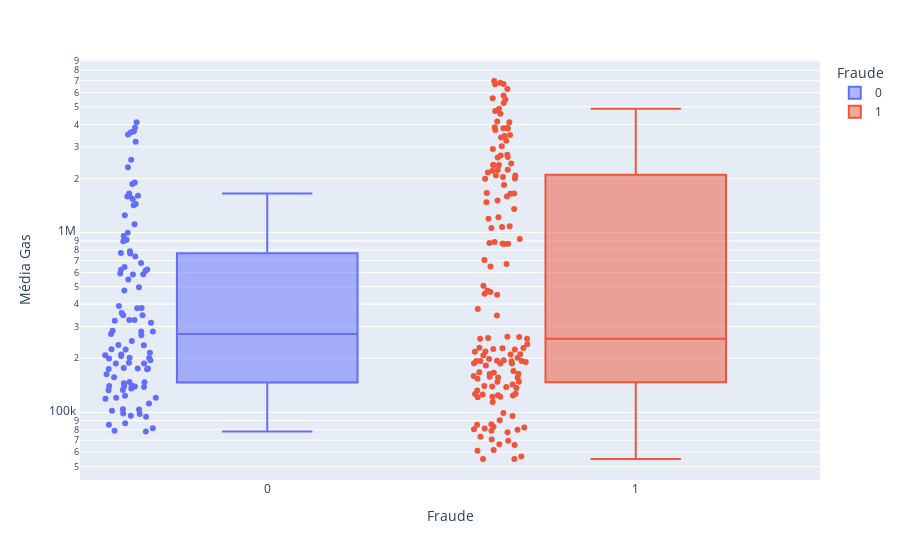

This figure's notebook cell:
### Markdown cell above
### 2.3. Boxplot - Média Gas

### Code cell
fig = px.box(df_eda, x="Fraude", y="Média Gas", points="all", log_y=True, color='Fraude')
fig.show()

### Figure 1 — Plotly figure (JSON) as saved in the notebook; plotly's stock layout.template omitted (floating-point values rounded to 4 significant figures; data arrays with more than 128 entries replaced by an {"elided": "..."} marker saying what was removed)
{"data": [{"alignmentgroup": "True", "boxpoints": "all", "hovertemplate": "Fraude=%{x}<br>Média Gas=%{y}<extra></extra>", "legendgroup": "0", "marker": {"color": "#636efa"}, "name": "0", "notched": false, "offsetgroup": "0", "orientation": "v", "showlegend": true, "type": "box", "x": [0, 0, 0, 0, 0, 0, 0, 0, 0, 0, 0, 0, 0, 0, 0, 0, 0, 0, 0, 0, 0, 0, 0, 0, 0, 0, 0, 0, 0, 0, 0, 0, 0, 0, 0, 0, 0, 0, 0, 0, 0, 0, 0, 0, 0, 0, 0, 0, 0, 0, 0, 0, 0, 0, 0, 0, 0, 0, 0, 0, 0, 0, 0, 0, 0, 0, 0, 0, 0, 0, 0, 0, 0, 0, 0, 0, 0, 0, 0, 0, 0, 0, 0, 0, 0, 0, 0, 0, 0, 0, 0, 0, 0, 0, 0, 0, 0, 0, 0, 0, 0, 0, 0, 0, 0], "x0": " ", "xaxis": "x", "y": [147600.0, 1595000.0, 769800.0, 140300.0, 958100.0, 1861000.0, 379100.0, 123800.0, 765400.0, 199300.0, 281400.0, 346800.0, 326300.0, 326700.0, 737300.0, 1603000.0, 3197000.0, 139400.0, 788000.0, 133300.0, 176500.0, 173800.0, 591800.0, 1899000.0, 622200.0, 87110.0, 249700.0, 175300.0, 187200.0, 95730.0, 186800.0, 1650000.0, 380900.0, 156600.0, 913000.0, 623800.0, 237200.0, 118900.0, 356700.0, 913400.0, 120400.0, 268800.0, 1419000.0, 78310.0, 1247000.0, 145400.0, 642800.0, 188700.0, 98010.0, 111900.0, 3512000.0, 236200.0, 390600.0, 4108000.0, 224500.0, 103800.0, 140700.0, 272500.0, 2546000.0, 206100.0, 315400.0, 1113000.0, 1540000.0, 477000.0, 175100.0, 2308000.0, 496800.0, 79090.0, 284800.0, 677800.0, 1587000.0, 81640.0, 323400.0, 282000.0, 120500.0, 584100.0, 139500.0, 200600.0, 133000.0, 138300.0, 147300.0, 1442000.0, 586900.0, 3828000.0, 3616000.0, 162900.0, 346400.0, 207700.0, 174100.0, 98460.0, 3667000.0, 210200.0, 894600.0, 613700.0, 135900.0, 214700.0, 223700.0, 85360.0, 998300.0, 104100.0, 549100.0, 94510.0, 201300.0, 102100.0, 194800.0], "y0": " ", "yaxis": "y"}, {"alignmentgroup": "True", "boxpoints": "all", "hovertemplate": "Fraude=%{x}<br>Média Gas=%{y}<extra></extra>", "legendgroup": "1", "marker": {"color": "#EF553B"}, "name": "1", "notched": false, "offsetgroup": "1", "orientation": "v", "showlegend": true, "type": "box", "x": {"elided": "149 int values"}, "x0": " ", "xaxis": "x", "y": {"elided": "149 float values"}, "y0": " ", "yaxis": "y"}], "layout": {"autosize": true, "boxmode": "overlay", "legend": {"title": {"text": "Fraude"}, "tracegroupgap": 0}, "margin": {"t": 60}, "xaxis": {"anchor": "y", "autorange": true, "categoryarray": [0, 1], "categoryorder": "array", "domain": [0, 1], "range": [-0.5071, 1.5], "title": {"text": "Fraude"}, "type": "linear"}, "yaxis": {"anchor": "x", "autorange": true, "domain": [0, 1], "range": [4.624, 6.96], "title": {"text": "Média Gas"}, "type": "log"}}}
